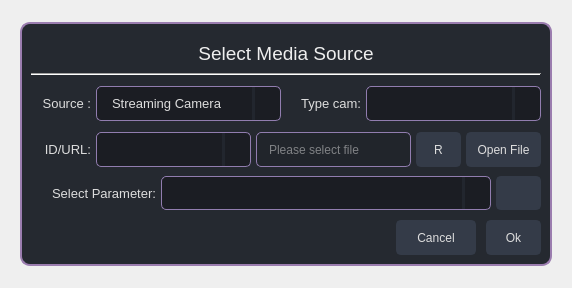
<?xml version="1.0" encoding="UTF-8"?>
<ui version="4.0">
 <class>Dialog</class>
 <widget class="QDialog" name="Dialog">
  <property name="geometry">
   <rect>
    <x>0</x>
    <y>0</y>
    <width>568</width>
    <height>288</height>
   </rect>
  </property>
  <property name="sizePolicy">
   <sizepolicy hsizetype="Fixed" vsizetype="Fixed">
    <horstretch>0</horstretch>
    <verstretch>0</verstretch>
   </sizepolicy>
  </property>
  <property name="windowTitle">
   <string>Select Camera Source</string>
  </property>
  <layout class="QVBoxLayout" name="verticalLayout_2">
   <item>
    <widget class="QWidget" name="central_widget" native="true">
     <property name="sizePolicy">
      <sizepolicy hsizetype="Fixed" vsizetype="Fixed">
       <horstretch>0</horstretch>
       <verstretch>0</verstretch>
      </sizepolicy>
     </property>
     <property name="maximumSize">
      <size>
       <width>550</width>
       <height>16777215</height>
      </size>
     </property>
     <property name="styleSheet">
      <string notr="true">QWidget {
	color: rgb(221, 221, 221);
	font: 10pt &quot;Segoe UI&quot;;
}

#frame{
	background-color: rgb(37, 41, 48);
	border: 2px solid rgb(155, 125, 175);
	border-radius: 10px;
}

#label_title{
color: rgb(238,238,238);
font: 14pt &quot;Segoe UI&quot;;
}

QLineEdit {
	font: 9pt &quot;Segoe UI&quot;;
	background-color: rgb(33, 37, 43);
	border-radius: 5px;
	border: 1px solid rgb(145, 125, 175);
	padding-left: 10px;
	selection-color: rgb(255, 255, 255);
	selection-background-color: rgb(255, 121, 198);
}
QLineEdit:hover {
	border: 2px solid rgb(64, 71, 88);
}
QLineEdit:focus {
	border: 2px solid rgb(91, 101, 124);
}

QComboBox{
	background-color: rgb(27, 29, 35);
	border-radius: 5px;
	border: 1px solid rgb(145, 125, 175);
	padding: 1px;
	padding-left: 15px;
}
#portCamera::drop-down{
border:0Px;
}
QComboBox:hover{
	border: 2px solid rgb(64, 71, 88);
}
QComboBox::drop-down {
	subcontrol-origin: padding;
	subcontrol-position: top right;
	width: 25px; 
	border-left-width: 3px;
	border-left-color: rgba(39, 44, 54, 150);
	border-left-style: solid;
	border-top-right-radius: 3px;
	border-bottom-right-radius: 3px;	
	background-position: center;
	background-repeat: no-reperat;
 }
QComboBox QAbstractItemView {
	color: rgb(255, 121, 198);	
	background-color: rgb(33, 37, 43);
	padding: 10px;
	selection-background-color: rgb(39, 44, 54);
}

QPushButton {
	border: 2px solid rgb(52, 59, 72);
	border-radius: 5px;	
	background-color: rgb(52, 59, 72);
}
QPushButton:hover {
	background-color: rgb(57, 65, 80);
	border: 2px solid rgb(61, 70, 86);
}
QPushButton:pressed {	
	background-color: rgb(35, 40, 49);
	border: 2px solid rgb(43, 50, 61);
}</string>
     </property>
     <layout class="QHBoxLayout" name="horizontalLayout_3">
      <item>
       <widget class="QFrame" name="frame">
        <property name="sizePolicy">
         <sizepolicy hsizetype="Preferred" vsizetype="Preferred">
          <horstretch>0</horstretch>
          <verstretch>0</verstretch>
         </sizepolicy>
        </property>
        <property name="minimumSize">
         <size>
          <width>0</width>
          <height>0</height>
         </size>
        </property>
        <property name="font">
         <font>
          <family>Segoe UI</family>
          <pointsize>10</pointsize>
          <weight>50</weight>
          <italic>false</italic>
          <bold>false</bold>
         </font>
        </property>
        <property name="frameShape">
         <enum>QFrame::StyledPanel</enum>
        </property>
        <property name="frameShadow">
         <enum>QFrame::Raised</enum>
        </property>
        <layout class="QVBoxLayout" name="verticalLayout">
         <property name="spacing">
          <number>10</number>
         </property>
         <item>
          <layout class="QVBoxLayout" name="verticalLayout_3">
           <property name="spacing">
            <number>0</number>
           </property>
           <item>
            <widget class="QLabel" name="label_title">
             <property name="minimumSize">
              <size>
               <width>0</width>
               <height>40</height>
              </size>
             </property>
             <property name="font">
              <font>
               <family>Segoe UI</family>
               <pointsize>14</pointsize>
               <weight>50</weight>
               <italic>false</italic>
               <bold>false</bold>
              </font>
             </property>
             <property name="styleSheet">
              <string notr="true"/>
             </property>
             <property name="frameShape">
              <enum>QFrame::NoFrame</enum>
             </property>
             <property name="text">
              <string>Select Media Source</string>
             </property>
             <property name="alignment">
              <set>Qt::AlignCenter</set>
             </property>
            </widget>
           </item>
           <item>
            <widget class="Line" name="line">
             <property name="orientation">
              <enum>Qt::Horizontal</enum>
             </property>
            </widget>
           </item>
          </layout>
         </item>
         <item>
          <layout class="QHBoxLayout" name="horizontalLayout">
           <property name="spacing">
            <number>5</number>
           </property>
           <item>
            <widget class="QLabel" name="label_2">
             <property name="minimumSize">
              <size>
               <width>60</width>
               <height>0</height>
              </size>
             </property>
             <property name="maximumSize">
              <size>
               <width>80</width>
               <height>35</height>
              </size>
             </property>
             <property name="font">
              <font>
               <family>Segoe UI</family>
               <pointsize>10</pointsize>
               <weight>50</weight>
               <italic>false</italic>
               <bold>false</bold>
              </font>
             </property>
             <property name="frameShape">
              <enum>QFrame::NoFrame</enum>
             </property>
             <property name="text">
              <string>Source :</string>
             </property>
             <property name="alignment">
              <set>Qt::AlignRight|Qt::AlignTrailing|Qt::AlignVCenter</set>
             </property>
            </widget>
           </item>
           <item>
            <widget class="QComboBox" name="comboBox_camera_sources">
             <property name="minimumSize">
              <size>
               <width>185</width>
               <height>35</height>
              </size>
             </property>
             <property name="font">
              <font>
               <family>Segoe UI</family>
               <pointsize>10</pointsize>
               <weight>50</weight>
               <italic>false</italic>
               <bold>false</bold>
              </font>
             </property>
             <item>
              <property name="text">
               <string>Streaming Camera</string>
              </property>
             </item>
             <item>
              <property name="text">
               <string>Image/Video</string>
              </property>
             </item>
            </widget>
           </item>
           <item>
            <widget class="QLabel" name="label_3">
             <property name="minimumSize">
              <size>
               <width>75</width>
               <height>0</height>
              </size>
             </property>
             <property name="maximumSize">
              <size>
               <width>70</width>
               <height>30</height>
              </size>
             </property>
             <property name="font">
              <font>
               <family>Segoe UI</family>
               <pointsize>10</pointsize>
               <weight>50</weight>
               <italic>false</italic>
               <bold>false</bold>
              </font>
             </property>
             <property name="frameShape">
              <enum>QFrame::NoFrame</enum>
             </property>
             <property name="frameShadow">
              <enum>QFrame::Raised</enum>
             </property>
             <property name="text">
              <string>Type cam:</string>
             </property>
             <property name="alignment">
              <set>Qt::AlignRight|Qt::AlignTrailing|Qt::AlignVCenter</set>
             </property>
            </widget>
           </item>
           <item>
            <widget class="QComboBox" name="comboBox_type_cam">
             <property name="sizePolicy">
              <sizepolicy hsizetype="Preferred" vsizetype="Expanding">
               <horstretch>0</horstretch>
               <verstretch>0</verstretch>
              </sizepolicy>
             </property>
             <property name="minimumSize">
              <size>
               <width>175</width>
               <height>30</height>
              </size>
             </property>
             <property name="maximumSize">
              <size>
               <width>16777215</width>
               <height>16777215</height>
              </size>
             </property>
            </widget>
           </item>
          </layout>
         </item>
         <item>
          <widget class="QFrame" name="frame_2">
           <property name="minimumSize">
            <size>
             <width>0</width>
             <height>35</height>
            </size>
           </property>
           <property name="maximumSize">
            <size>
             <width>16777215</width>
             <height>32</height>
            </size>
           </property>
           <property name="frameShape">
            <enum>QFrame::NoFrame</enum>
           </property>
           <property name="frameShadow">
            <enum>QFrame::Raised</enum>
           </property>
           <layout class="QHBoxLayout" name="horizontalLayout_2">
            <property name="spacing">
             <number>5</number>
            </property>
            <property name="leftMargin">
             <number>0</number>
            </property>
            <property name="topMargin">
             <number>0</number>
            </property>
            <property name="rightMargin">
             <number>0</number>
            </property>
            <property name="bottomMargin">
             <number>0</number>
            </property>
            <item>
             <widget class="QLabel" name="label_5">
              <property name="minimumSize">
               <size>
                <width>60</width>
                <height>32</height>
               </size>
              </property>
              <property name="maximumSize">
               <size>
                <width>16777215</width>
                <height>32</height>
               </size>
              </property>
              <property name="font">
               <font>
                <family>Segoe UI</family>
                <pointsize>10</pointsize>
                <weight>50</weight>
                <italic>false</italic>
                <bold>false</bold>
               </font>
              </property>
              <property name="frameShape">
               <enum>QFrame::NoFrame</enum>
              </property>
              <property name="frameShadow">
               <enum>QFrame::Raised</enum>
              </property>
              <property name="text">
               <string>ID/URL:</string>
              </property>
              <property name="alignment">
               <set>Qt::AlignRight|Qt::AlignTrailing|Qt::AlignVCenter</set>
              </property>
             </widget>
            </item>
            <item>
             <widget class="QComboBox" name="comboBox_id_url_camera">
              <property name="sizePolicy">
               <sizepolicy hsizetype="Expanding" vsizetype="Preferred">
                <horstretch>0</horstretch>
                <verstretch>0</verstretch>
               </sizepolicy>
              </property>
              <property name="minimumSize">
               <size>
                <width>0</width>
                <height>32</height>
               </size>
              </property>
              <property name="font">
               <font>
                <family>Segoe UI</family>
                <pointsize>10</pointsize>
                <weight>50</weight>
                <italic>false</italic>
                <bold>false</bold>
               </font>
              </property>
             </widget>
            </item>
            <item>
             <widget class="QLineEdit" name="media_path">
              <property name="sizePolicy">
               <sizepolicy hsizetype="Expanding" vsizetype="Preferred">
                <horstretch>0</horstretch>
                <verstretch>0</verstretch>
               </sizepolicy>
              </property>
              <property name="minimumSize">
               <size>
                <width>0</width>
                <height>32</height>
               </size>
              </property>
              <property name="font">
               <font>
                <family>Segoe UI</family>
                <pointsize>9</pointsize>
                <weight>50</weight>
                <italic>false</italic>
                <bold>false</bold>
               </font>
              </property>
              <property name="inputMask">
               <string/>
              </property>
              <property name="text">
               <string/>
              </property>
              <property name="placeholderText">
               <string>Please select file</string>
              </property>
             </widget>
            </item>
            <item>
             <widget class="QPushButton" name="btn_refresh">
              <property name="sizePolicy">
               <sizepolicy hsizetype="Minimum" vsizetype="Preferred">
                <horstretch>0</horstretch>
                <verstretch>0</verstretch>
               </sizepolicy>
              </property>
              <property name="minimumSize">
               <size>
                <width>45</width>
                <height>32</height>
               </size>
              </property>
              <property name="text">
               <string>R</string>
              </property>
             </widget>
            </item>
            <item>
             <widget class="QPushButton" name="btn_load_media">
              <property name="sizePolicy">
               <sizepolicy hsizetype="Minimum" vsizetype="Preferred">
                <horstretch>0</horstretch>
                <verstretch>0</verstretch>
               </sizepolicy>
              </property>
              <property name="minimumSize">
               <size>
                <width>75</width>
                <height>32</height>
               </size>
              </property>
              <property name="text">
               <string>Open File</string>
              </property>
             </widget>
            </item>
           </layout>
          </widget>
         </item>
         <item>
          <layout class="QHBoxLayout" name="horizontalLayout_8">
           <property name="spacing">
            <number>5</number>
           </property>
           <item>
            <widget class="QLabel" name="label_4">
             <property name="minimumSize">
              <size>
               <width>125</width>
               <height>34</height>
              </size>
             </property>
             <property name="maximumSize">
              <size>
               <width>125</width>
               <height>34</height>
              </size>
             </property>
             <property name="font">
              <font>
               <family>Segoe UI</family>
               <pointsize>10</pointsize>
               <weight>50</weight>
               <italic>false</italic>
               <bold>false</bold>
              </font>
             </property>
             <property name="frameShape">
              <enum>QFrame::NoFrame</enum>
             </property>
             <property name="frameShadow">
              <enum>QFrame::Raised</enum>
             </property>
             <property name="text">
              <string>Select Parameter:</string>
             </property>
             <property name="alignment">
              <set>Qt::AlignRight|Qt::AlignTrailing|Qt::AlignVCenter</set>
             </property>
            </widget>
           </item>
           <item>
            <widget class="QComboBox" name="comboBox_parameters">
             <property name="sizePolicy">
              <sizepolicy hsizetype="MinimumExpanding" vsizetype="Fixed">
               <horstretch>0</horstretch>
               <verstretch>0</verstretch>
              </sizepolicy>
             </property>
             <property name="minimumSize">
              <size>
               <width>0</width>
               <height>34</height>
              </size>
             </property>
             <property name="maximumSize">
              <size>
               <width>16777215</width>
               <height>34</height>
              </size>
             </property>
            </widget>
           </item>
           <item>
            <widget class="QPushButton" name="btn_form_camera_params">
             <property name="minimumSize">
              <size>
               <width>45</width>
               <height>34</height>
              </size>
             </property>
             <property name="maximumSize">
              <size>
               <width>45</width>
               <height>34</height>
              </size>
             </property>
             <property name="text">
              <string/>
             </property>
            </widget>
           </item>
          </layout>
         </item>
         <item>
          <layout class="QHBoxLayout" name="horizontalLayout_6">
           <item>
            <widget class="QLabel" name="label_status">
             <property name="minimumSize">
              <size>
               <width>0</width>
               <height>0</height>
              </size>
             </property>
             <property name="text">
              <string/>
             </property>
             <property name="indent">
              <number>8</number>
             </property>
            </widget>
           </item>
           <item>
            <widget class="QPushButton" name="btn_cancel">
             <property name="sizePolicy">
              <sizepolicy hsizetype="Preferred" vsizetype="Expanding">
               <horstretch>0</horstretch>
               <verstretch>0</verstretch>
              </sizepolicy>
             </property>
             <property name="minimumSize">
              <size>
               <width>80</width>
               <height>35</height>
              </size>
             </property>
             <property name="maximumSize">
              <size>
               <width>80</width>
               <height>16777215</height>
              </size>
             </property>
             <property name="text">
              <string>Cancel</string>
             </property>
            </widget>
           </item>
           <item>
            <widget class="QPushButton" name="btn_ok">
             <property name="sizePolicy">
              <sizepolicy hsizetype="Preferred" vsizetype="Expanding">
               <horstretch>0</horstretch>
               <verstretch>0</verstretch>
              </sizepolicy>
             </property>
             <property name="minimumSize">
              <size>
               <width>55</width>
               <height>35</height>
              </size>
             </property>
             <property name="maximumSize">
              <size>
               <width>55</width>
               <height>16777215</height>
              </size>
             </property>
             <property name="text">
              <string>Ok</string>
             </property>
            </widget>
           </item>
          </layout>
         </item>
        </layout>
       </widget>
      </item>
     </layout>
    </widget>
   </item>
  </layout>
 </widget>
 <resources/>
 <connections/>
</ui>
